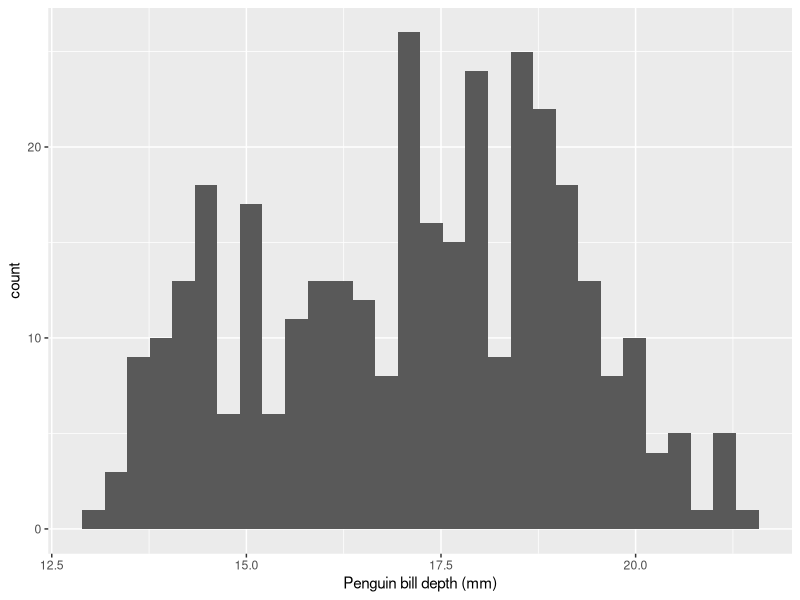

Generate this figure with R:
# Load libraries ---------
library(ggplot2)
library(palmerpenguins)

output_file <- here::here("plots", "penguin_histogram.png")

# Make histogram of penguin bill depth --------
penguin_histogram <- ggplot(penguins) +
  aes(x = bill_depth_mm) +
  geom_histogram() +
  labs(x = "Penguin bill depth (mm)")

# Export plot
ggsave(filename = output_file,
       plot = penguin_histogram)